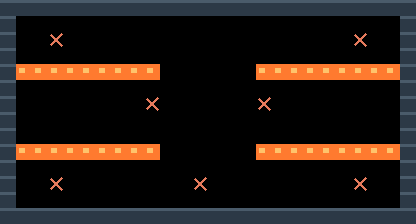

The image is a tile-based game level rendered from a .tmx file. Its description and complete source (layers, tilesets, objects, tile grids) follow:
An orthogonal 26x14 tile map with 16x16 px tiles, 2 tile layers (terreno, marcadores).

<map version="1.10" tiledversion="1.11.0" orientation="orthogonal" renderorder="right-down" width="26" height="14" tilewidth="16" tileheight="16" infinite="0" nextlayerid="3" nextobjectid="1">
 <properties>
  <property name="tipo" value="raz_combate" />
  <property name="nombre" value="rios" />
 </properties>
 <tileset firstgid="1" source="muelle.tsx" />
 <layer id="1" name="terreno" width="26" height="14">
  <data encoding="csv">
1,1,1,1,1,1,1,1,1,1,1,1,1,1,1,1,1,1,1,1,1,1,1,1,1,1,
1,0,0,0,0,0,0,0,0,0,0,0,0,0,0,0,0,0,0,0,0,0,0,0,0,1,
1,0,0,0,0,0,0,0,0,0,0,0,0,0,0,0,0,0,0,0,0,0,0,0,0,1,
1,0,0,0,0,0,0,0,0,0,0,0,0,0,0,0,0,0,0,0,0,0,0,0,0,1,
1,10,10,10,10,10,10,10,10,10,0,0,0,0,0,0,10,10,10,10,10,10,10,10,10,1,
1,0,0,0,0,0,0,0,0,0,0,0,0,0,0,0,0,0,0,0,0,0,0,0,0,1,
1,0,0,0,0,0,0,0,0,0,0,0,0,0,0,0,0,0,0,0,0,0,0,0,0,1,
1,0,0,0,0,0,0,0,0,0,0,0,0,0,0,0,0,0,0,0,0,0,0,0,0,1,
1,0,0,0,0,0,0,0,0,0,0,0,0,0,0,0,0,0,0,0,0,0,0,0,0,1,
1,10,10,10,10,10,10,10,10,10,0,0,0,0,0,0,10,10,10,10,10,10,10,10,10,1,
1,0,0,0,0,0,0,0,0,0,0,0,0,0,0,0,0,0,0,0,0,0,0,0,0,1,
1,0,0,0,0,0,0,0,0,0,0,0,0,0,0,0,0,0,0,0,0,0,0,0,0,1,
1,0,0,0,0,0,0,0,0,0,0,0,0,0,0,0,0,0,0,0,0,0,0,0,0,1,
1,1,1,1,1,1,1,1,1,1,1,1,1,1,1,1,1,1,1,1,1,1,1,1,1,1
</data>
 </layer>
 <layer id="2" name="marcadores" width="26" height="14">
  <data encoding="csv">
0,0,0,0,0,0,0,0,0,0,0,0,0,0,0,0,0,0,0,0,0,0,0,0,0,0,
0,0,0,0,0,0,0,0,0,0,0,0,0,0,0,0,0,0,0,0,0,0,0,0,0,0,
0,0,0,3,0,0,0,0,0,0,0,0,0,0,0,0,0,0,0,0,0,0,3,0,0,0,
0,0,0,0,0,0,0,0,0,0,0,0,0,0,0,0,0,0,0,0,0,0,0,0,0,0,
0,0,0,0,0,0,0,0,0,0,0,0,0,0,0,0,0,0,0,0,0,0,0,0,0,0,
0,0,0,0,0,0,0,0,0,0,0,0,0,0,0,0,0,0,0,0,0,0,0,0,0,0,
0,0,0,0,0,0,0,0,0,3,0,0,0,0,0,0,3,0,0,0,0,0,0,0,0,0,
0,0,0,0,0,0,0,0,0,0,0,0,0,0,0,0,0,0,0,0,0,0,0,0,0,0,
0,0,0,0,0,0,0,0,0,0,0,0,0,0,0,0,0,0,0,0,0,0,0,0,0,0,
0,0,0,0,0,0,0,0,0,0,0,0,0,0,0,0,0,0,0,0,0,0,0,0,0,0,
0,0,0,0,0,0,0,0,0,0,0,0,0,0,0,0,0,0,0,0,0,0,0,0,0,0,
0,0,0,3,0,0,0,0,0,0,0,0,3,0,0,0,0,0,0,0,0,0,3,0,0,0,
0,0,0,0,0,0,0,0,0,0,0,0,0,0,0,0,0,0,0,0,0,0,0,0,0,0,
0,0,0,0,0,0,0,0,0,0,0,0,0,0,0,0,0,0,0,0,0,0,0,0,0,0
</data>
 </layer>
</map>
